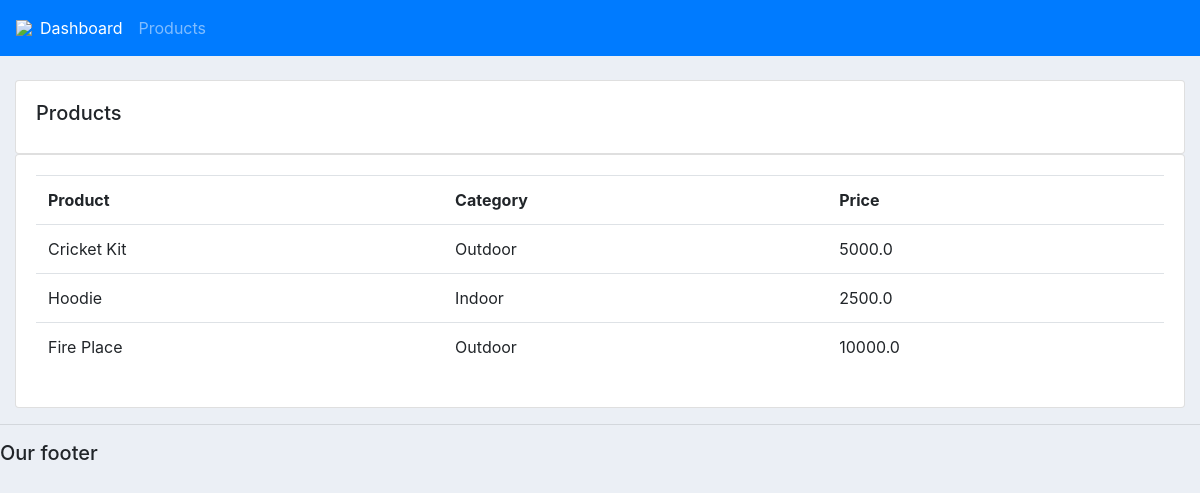
Screenshot of /products/ with the database file from the repository.
### accounts/models.py (models this page shows, shortened)
class product(models.Model):
    CATEGORY=(('Indoor', 'Indoor'), ('Outdoor','OutDoor'))
    name=models.CharField(max_length=250, null=True)
    price=models.FloatField(null=True)
    category=models.CharField(max_length=250, null=True, choices=CATEGORY)
    description=models.CharField(max_length=250, null=True, blank=True)
    date_created=models.DateTimeField(auto_now_add=True, null=True)
    Tag=models.ManyToManyField(tag)

### accounts/views.py (the view)
# urls.py: path('products/', views.products, name='products'),
def products(request):
    products=product.objects.all()
    return render(request, 'accounts/products.html', {'products':products})

### accounts/templates/accounts/products.html
{%  extends 'accounts/main.html' %}
{% block content %}
		<br>
		<div class="row">
			<div class="col-md">
				<div class="card card-body">
					<h5>Products</h5>
				</div>
				<div class="card card-body">
					<table class="table">
						<tr>
							<th>Product</th>
							<th>Category</th>
							<th>Price</th>
						</tr>
						{% for i in products %}
						<tr>
						<td>{{ i.name }}</td>
						<td>{{ i.category }}</td>
						<td>{{ i.price }}</td>
						{% endfor %}
						</tr>
					</table>
				</div>
			</div>
		</div>
{% endblock content %}

### static/css/main.css (style rules this page uses)
body { background-color: #ebeff5; }

### rows the page displays
product: name "Cricket Kit", category "Outdoor", price "5000.0"
product: name "Hoodie", category "Indoor", price "2500.0"
product: name "Fire Place", category "Outdoor", price "10000.0"
